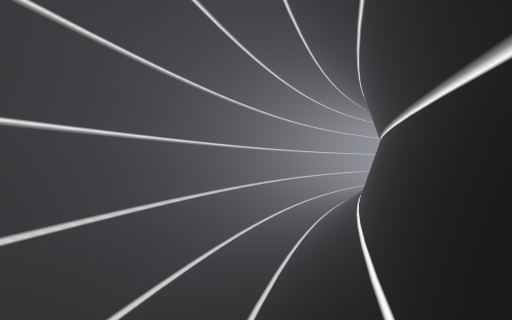
View 1 (above)

12 first-person views from a walk through a 3-D level made in the Unity game engine. The camera is 1.5 m above the floor, looks level and sees 85° across. The floor is counted in squares, 2 m on a side. Each view is taken from the middle of a square. On the plan, view 1 faces up. The plan holds only what a view shows up to about 10 squares ahead; the rest is blank. The player is left out.

View 2
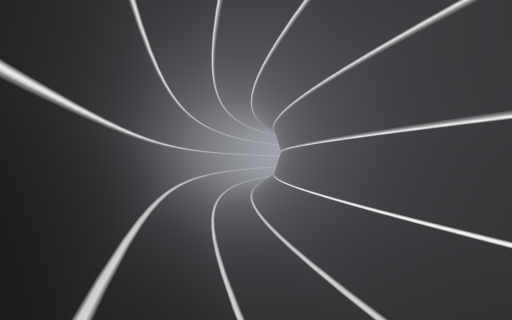

View 3
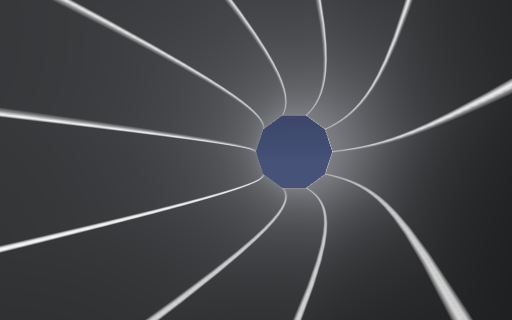

View 4
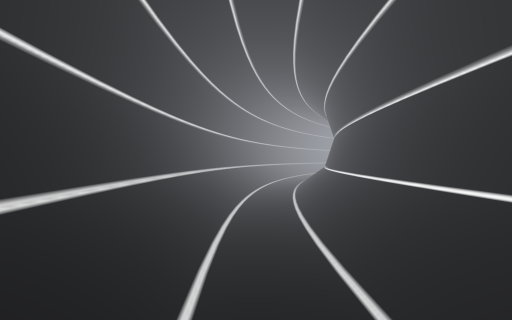

View 5
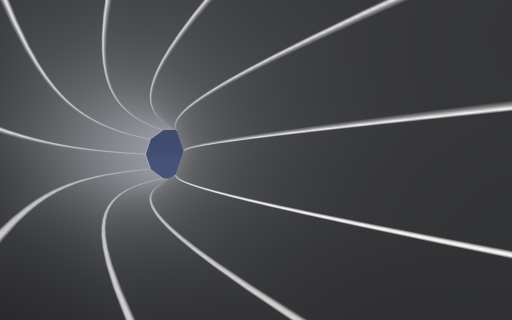

View 6
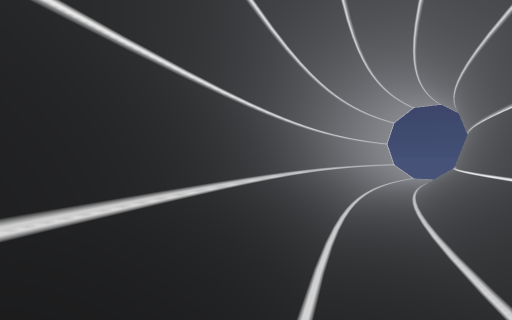

View 7
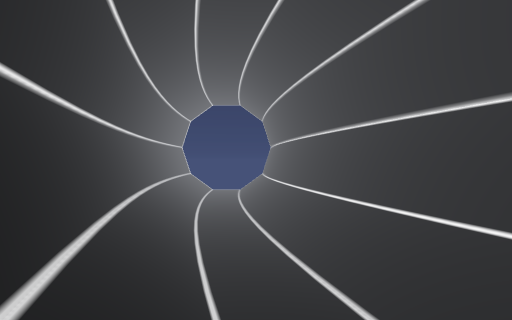

View 8
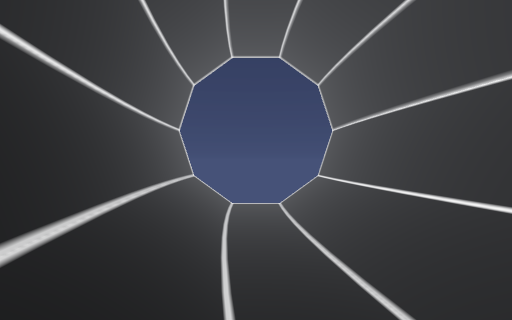

View 9
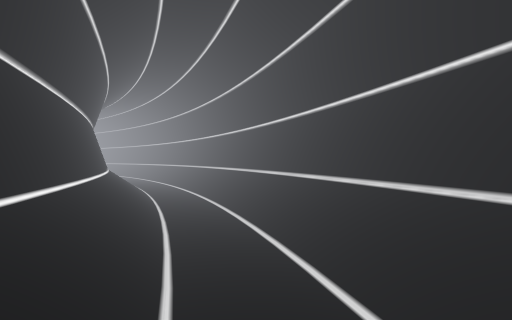

View 10
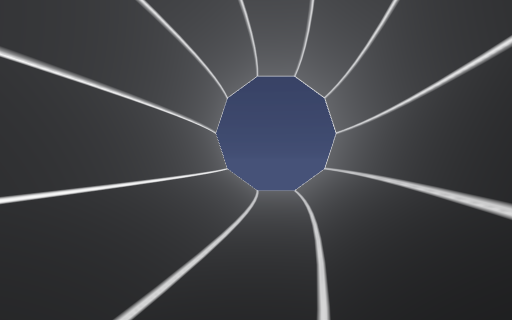

View 11
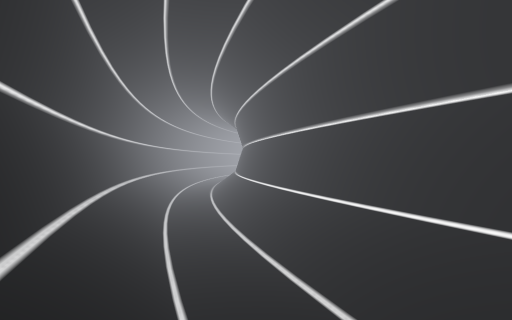

View 12
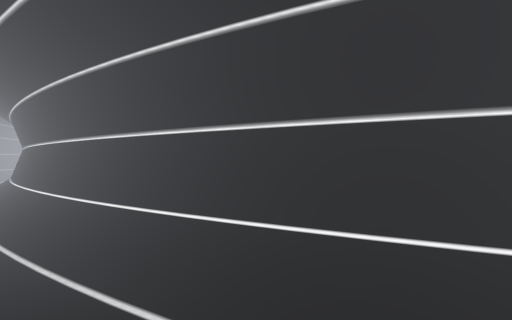

### Floor plan
Key: @ floor where view 1 was taken; # wall or solid block; . floor; / step, stairs or slope.
Columns run from 3 left of view 1 to 23 right of it. Each row starts with its distance up from view 1.
 22                        ##
 21                   ######///
 20                 ###////....
 19               ###//.../////
 18             ###/..///#####
 17           ###/..//####
 16          ##//.//###
 15         ##/../###
 14        ##/.//##
 13       ##/./###
 12      ##/./##
 11      #/./##
 10     ##//##
  9    ##/./#
  8    #/./##
  7   ##//##
  6   #/./#
  5  ##//##
  4  #/./#
  3  #/./#
  2  #//##
  1 ##./#
  0 #/.@#
 -1 #/.##
 -2 #/.#
 -3 #//#
 -4 #//#
 -5 #  #

Where each view was taken, in squares from view 1:
view 1: 0 up, 0 right, facing up
view 2: 6 up, 0 right, facing up-right
view 3: 6 up, 0 right, facing down
view 4: 11 up, 4 right, facing up-right
view 5: 15 up, 7 right, facing right
view 6: 17 up, 11 right, facing up-right
view 7: 19 up, 14 right, facing right
view 8: 20 up, 18 right, facing right
view 9: 19 up, 18 right, facing left
view 10: 2 up, 1 left, facing down
view 11: 3 up, 1 left, facing up-right
view 12: 6 up, 0 right, facing right
